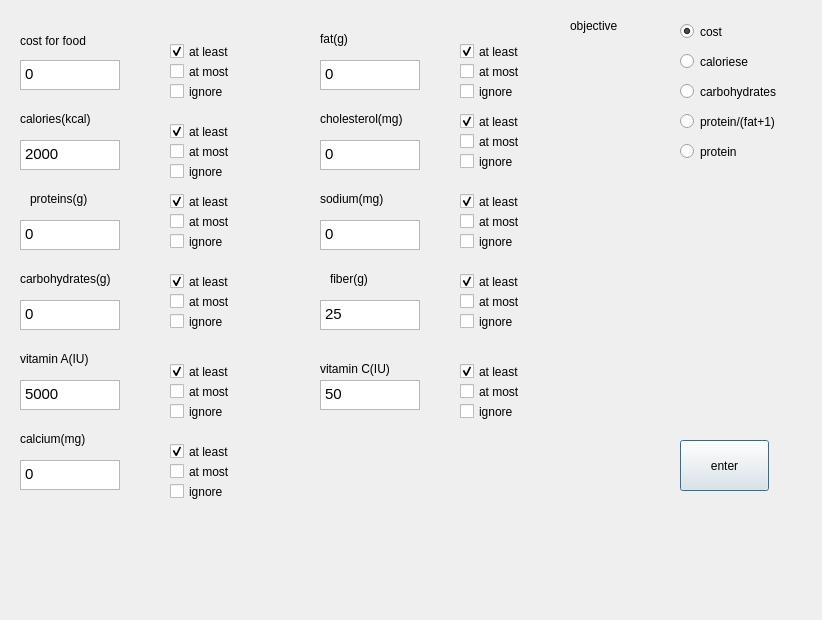
<?xml version="1.0" encoding="UTF-8"?>
<ui version="4.0">
 <class>DietdisPlay</class>
 <widget class="QDialog" name="DietdisPlay">
  <property name="geometry">
   <rect>
    <x>0</x>
    <y>0</y>
    <width>822</width>
    <height>620</height>
   </rect>
  </property>
  <property name="windowTitle">
   <string>Dialog</string>
  </property>
  <widget class="QCheckBox" name="checkBox_25">
   <property name="geometry">
    <rect>
     <x>460</x>
     <y>270</y>
     <width>92</width>
     <height>23</height>
    </rect>
   </property>
   <property name="text">
    <string>at least</string>
   </property>
   <property name="checked">
    <bool>true</bool>
   </property>
  </widget>
  <widget class="QCheckBox" name="checkBox_22">
   <property name="geometry">
    <rect>
     <x>170</x>
     <y>310</y>
     <width>92</width>
     <height>23</height>
    </rect>
   </property>
   <property name="text">
    <string>ignore</string>
   </property>
   <property name="checked">
    <bool>false</bool>
   </property>
  </widget>
  <widget class="QCheckBox" name="checkBox_30">
   <property name="geometry">
    <rect>
     <x>460</x>
     <y>380</y>
     <width>92</width>
     <height>23</height>
    </rect>
   </property>
   <property name="text">
    <string>at most</string>
   </property>
  </widget>
  <widget class="QTextEdit" name="textEditvitC">
   <property name="geometry">
    <rect>
     <x>320</x>
     <y>380</y>
     <width>100</width>
     <height>30</height>
    </rect>
   </property>
   <property name="html">
    <string>&lt;!DOCTYPE HTML PUBLIC &quot;-//W3C//DTD HTML 4.0//EN&quot; &quot;http://www.w3.org/TR/REC-html40/strict.dtd&quot;&gt;
&lt;html&gt;&lt;head&gt;&lt;meta name=&quot;qrichtext&quot; content=&quot;1&quot; /&gt;&lt;style type=&quot;text/css&quot;&gt;
p, li { white-space: pre-wrap; }
&lt;/style&gt;&lt;/head&gt;&lt;body style=&quot; font-family:'Ubuntu'; font-size:11pt; font-weight:400; font-style:normal;&quot;&gt;
&lt;p style=&quot; margin-top:0px; margin-bottom:0px; margin-left:0px; margin-right:0px; -qt-block-indent:0; text-indent:0px;&quot;&gt;50&lt;/p&gt;&lt;/body&gt;&lt;/html&gt;</string>
   </property>
  </widget>
  <widget class="QCheckBox" name="checkBox_32">
   <property name="geometry">
    <rect>
     <x>170</x>
     <y>380</y>
     <width>92</width>
     <height>23</height>
    </rect>
   </property>
   <property name="text">
    <string>at most</string>
   </property>
  </widget>
  <widget class="QCheckBox" name="checkBox_39">
   <property name="geometry">
    <rect>
     <x>170</x>
     <y>440</y>
     <width>92</width>
     <height>23</height>
    </rect>
   </property>
   <property name="text">
    <string>at least</string>
   </property>
   <property name="checked">
    <bool>true</bool>
   </property>
  </widget>
  <widget class="QLabel" name="labelvitA">
   <property name="geometry">
    <rect>
     <x>20</x>
     <y>350</y>
     <width>100</width>
     <height>17</height>
    </rect>
   </property>
   <property name="text">
    <string>vitamin A(IU)</string>
   </property>
  </widget>
  <widget class="QTextEdit" name="textEditfat">
   <property name="geometry">
    <rect>
     <x>320</x>
     <y>60</y>
     <width>100</width>
     <height>30</height>
    </rect>
   </property>
   <property name="html">
    <string>&lt;!DOCTYPE HTML PUBLIC &quot;-//W3C//DTD HTML 4.0//EN&quot; &quot;http://www.w3.org/TR/REC-html40/strict.dtd&quot;&gt;
&lt;html&gt;&lt;head&gt;&lt;meta name=&quot;qrichtext&quot; content=&quot;1&quot; /&gt;&lt;style type=&quot;text/css&quot;&gt;
p, li { white-space: pre-wrap; }
&lt;/style&gt;&lt;/head&gt;&lt;body style=&quot; font-family:'Ubuntu'; font-size:11pt; font-weight:400; font-style:normal;&quot;&gt;
&lt;p style=&quot; margin-top:0px; margin-bottom:0px; margin-left:0px; margin-right:0px; -qt-block-indent:0; text-indent:0px;&quot;&gt;0&lt;/p&gt;&lt;/body&gt;&lt;/html&gt;</string>
   </property>
  </widget>
  <widget class="QCheckBox" name="checkBox_28">
   <property name="geometry">
    <rect>
     <x>170</x>
     <y>400</y>
     <width>92</width>
     <height>23</height>
    </rect>
   </property>
   <property name="text">
    <string>ignore</string>
   </property>
   <property name="checked">
    <bool>false</bool>
   </property>
  </widget>
  <widget class="QTextEdit" name="textEditcar">
   <property name="geometry">
    <rect>
     <x>20</x>
     <y>300</y>
     <width>100</width>
     <height>30</height>
    </rect>
   </property>
   <property name="html">
    <string>&lt;!DOCTYPE HTML PUBLIC &quot;-//W3C//DTD HTML 4.0//EN&quot; &quot;http://www.w3.org/TR/REC-html40/strict.dtd&quot;&gt;
&lt;html&gt;&lt;head&gt;&lt;meta name=&quot;qrichtext&quot; content=&quot;1&quot; /&gt;&lt;style type=&quot;text/css&quot;&gt;
p, li { white-space: pre-wrap; }
&lt;/style&gt;&lt;/head&gt;&lt;body style=&quot; font-family:'Ubuntu'; font-size:11pt; font-weight:400; font-style:normal;&quot;&gt;
&lt;p style=&quot; margin-top:0px; margin-bottom:0px; margin-left:0px; margin-right:0px; -qt-block-indent:0; text-indent:0px;&quot;&gt;0&lt;/p&gt;&lt;/body&gt;&lt;/html&gt;</string>
   </property>
  </widget>
  <widget class="QTextEdit" name="textEditcost">
   <property name="geometry">
    <rect>
     <x>20</x>
     <y>60</y>
     <width>100</width>
     <height>30</height>
    </rect>
   </property>
   <property name="html">
    <string>&lt;!DOCTYPE HTML PUBLIC &quot;-//W3C//DTD HTML 4.0//EN&quot; &quot;http://www.w3.org/TR/REC-html40/strict.dtd&quot;&gt;
&lt;html&gt;&lt;head&gt;&lt;meta name=&quot;qrichtext&quot; content=&quot;1&quot; /&gt;&lt;style type=&quot;text/css&quot;&gt;
p, li { white-space: pre-wrap; }
&lt;/style&gt;&lt;/head&gt;&lt;body style=&quot; font-family:'Ubuntu'; font-size:11pt; font-weight:400; font-style:normal;&quot;&gt;
&lt;p style=&quot; margin-top:0px; margin-bottom:0px; margin-left:0px; margin-right:0px; -qt-block-indent:0; text-indent:0px;&quot;&gt;0&lt;/p&gt;&lt;/body&gt;&lt;/html&gt;</string>
   </property>
  </widget>
  <widget class="QLabel" name="labelfib">
   <property name="geometry">
    <rect>
     <x>330</x>
     <y>270</y>
     <width>100</width>
     <height>17</height>
    </rect>
   </property>
   <property name="text">
    <string>fiber(g)</string>
   </property>
  </widget>
  <widget class="QLabel" name="labelfat">
   <property name="geometry">
    <rect>
     <x>320</x>
     <y>30</y>
     <width>100</width>
     <height>17</height>
    </rect>
   </property>
   <property name="text">
    <string>fat(g)</string>
   </property>
  </widget>
  <widget class="QCheckBox" name="checkBox_18">
   <property name="geometry">
    <rect>
     <x>460</x>
     <y>110</y>
     <width>92</width>
     <height>23</height>
    </rect>
   </property>
   <property name="text">
    <string>at least</string>
   </property>
   <property name="checked">
    <bool>true</bool>
   </property>
  </widget>
  <widget class="QLabel" name="labelpro">
   <property name="geometry">
    <rect>
     <x>30</x>
     <y>190</y>
     <width>100</width>
     <height>17</height>
    </rect>
   </property>
   <property name="text">
    <string>proteins(g)</string>
   </property>
  </widget>
  <widget class="QCheckBox" name="checkBox_7">
   <property name="geometry">
    <rect>
     <x>170</x>
     <y>140</y>
     <width>92</width>
     <height>23</height>
    </rect>
   </property>
   <property name="text">
    <string>at most</string>
   </property>
  </widget>
  <widget class="QCheckBox" name="checkBox_20">
   <property name="geometry">
    <rect>
     <x>460</x>
     <y>210</y>
     <width>92</width>
     <height>23</height>
    </rect>
   </property>
   <property name="text">
    <string>at most</string>
   </property>
  </widget>
  <widget class="QLabel" name="labelvitC">
   <property name="geometry">
    <rect>
     <x>320</x>
     <y>360</y>
     <width>100</width>
     <height>17</height>
    </rect>
   </property>
   <property name="text">
    <string>vitamin C(IU)</string>
   </property>
  </widget>
  <widget class="QCheckBox" name="checkBox_19">
   <property name="geometry">
    <rect>
     <x>460</x>
     <y>230</y>
     <width>92</width>
     <height>23</height>
    </rect>
   </property>
   <property name="text">
    <string>ignore</string>
   </property>
   <property name="checked">
    <bool>false</bool>
   </property>
  </widget>
  <widget class="QTextEdit" name="textEditcho">
   <property name="geometry">
    <rect>
     <x>320</x>
     <y>140</y>
     <width>100</width>
     <height>30</height>
    </rect>
   </property>
   <property name="html">
    <string>&lt;!DOCTYPE HTML PUBLIC &quot;-//W3C//DTD HTML 4.0//EN&quot; &quot;http://www.w3.org/TR/REC-html40/strict.dtd&quot;&gt;
&lt;html&gt;&lt;head&gt;&lt;meta name=&quot;qrichtext&quot; content=&quot;1&quot; /&gt;&lt;style type=&quot;text/css&quot;&gt;
p, li { white-space: pre-wrap; }
&lt;/style&gt;&lt;/head&gt;&lt;body style=&quot; font-family:'Ubuntu'; font-size:11pt; font-weight:400; font-style:normal;&quot;&gt;
&lt;p style=&quot; margin-top:0px; margin-bottom:0px; margin-left:0px; margin-right:0px; -qt-block-indent:0; text-indent:0px;&quot;&gt;0&lt;/p&gt;&lt;/body&gt;&lt;/html&gt;</string>
   </property>
  </widget>
  <widget class="QCheckBox" name="checkBox_14">
   <property name="geometry">
    <rect>
     <x>460</x>
     <y>60</y>
     <width>92</width>
     <height>23</height>
    </rect>
   </property>
   <property name="text">
    <string>at most</string>
   </property>
  </widget>
  <widget class="QTextEdit" name="textEditfib">
   <property name="geometry">
    <rect>
     <x>320</x>
     <y>300</y>
     <width>100</width>
     <height>30</height>
    </rect>
   </property>
   <property name="html">
    <string>&lt;!DOCTYPE HTML PUBLIC &quot;-//W3C//DTD HTML 4.0//EN&quot; &quot;http://www.w3.org/TR/REC-html40/strict.dtd&quot;&gt;
&lt;html&gt;&lt;head&gt;&lt;meta name=&quot;qrichtext&quot; content=&quot;1&quot; /&gt;&lt;style type=&quot;text/css&quot;&gt;
p, li { white-space: pre-wrap; }
&lt;/style&gt;&lt;/head&gt;&lt;body style=&quot; font-family:'Ubuntu'; font-size:11pt; font-weight:400; font-style:normal;&quot;&gt;
&lt;p style=&quot; margin-top:0px; margin-bottom:0px; margin-left:0px; margin-right:0px; -qt-block-indent:0; text-indent:0px;&quot;&gt;25&lt;/p&gt;&lt;/body&gt;&lt;/html&gt;</string>
   </property>
  </widget>
  <widget class="QLabel" name="labelcho">
   <property name="geometry">
    <rect>
     <x>320</x>
     <y>110</y>
     <width>121</width>
     <height>17</height>
    </rect>
   </property>
   <property name="text">
    <string>cholesterol(mg)</string>
   </property>
  </widget>
  <widget class="QCheckBox" name="checkBox_8">
   <property name="geometry">
    <rect>
     <x>170</x>
     <y>120</y>
     <width>92</width>
     <height>23</height>
    </rect>
   </property>
   <property name="text">
    <string>at least</string>
   </property>
   <property name="checked">
    <bool>true</bool>
   </property>
  </widget>
  <widget class="QCheckBox" name="checkBox_24">
   <property name="geometry">
    <rect>
     <x>460</x>
     <y>290</y>
     <width>92</width>
     <height>23</height>
    </rect>
   </property>
   <property name="text">
    <string>at most</string>
   </property>
  </widget>
  <widget class="QCheckBox" name="checkBox_29">
   <property name="geometry">
    <rect>
     <x>460</x>
     <y>400</y>
     <width>92</width>
     <height>23</height>
    </rect>
   </property>
   <property name="text">
    <string>ignore</string>
   </property>
   <property name="checked">
    <bool>false</bool>
   </property>
  </widget>
  <widget class="QTextEdit" name="textEditcal">
   <property name="geometry">
    <rect>
     <x>20</x>
     <y>140</y>
     <width>100</width>
     <height>30</height>
    </rect>
   </property>
   <property name="html">
    <string>&lt;!DOCTYPE HTML PUBLIC &quot;-//W3C//DTD HTML 4.0//EN&quot; &quot;http://www.w3.org/TR/REC-html40/strict.dtd&quot;&gt;
&lt;html&gt;&lt;head&gt;&lt;meta name=&quot;qrichtext&quot; content=&quot;1&quot; /&gt;&lt;style type=&quot;text/css&quot;&gt;
p, li { white-space: pre-wrap; }
&lt;/style&gt;&lt;/head&gt;&lt;body style=&quot; font-family:'Ubuntu'; font-size:11pt; font-weight:400; font-style:normal;&quot;&gt;
&lt;p style=&quot; margin-top:0px; margin-bottom:0px; margin-left:0px; margin-right:0px; -qt-block-indent:0; text-indent:0px;&quot;&gt;2000&lt;/p&gt;&lt;/body&gt;&lt;/html&gt;</string>
   </property>
  </widget>
  <widget class="QTextEdit" name="textEditpro">
   <property name="geometry">
    <rect>
     <x>20</x>
     <y>220</y>
     <width>100</width>
     <height>30</height>
    </rect>
   </property>
   <property name="html">
    <string>&lt;!DOCTYPE HTML PUBLIC &quot;-//W3C//DTD HTML 4.0//EN&quot; &quot;http://www.w3.org/TR/REC-html40/strict.dtd&quot;&gt;
&lt;html&gt;&lt;head&gt;&lt;meta name=&quot;qrichtext&quot; content=&quot;1&quot; /&gt;&lt;style type=&quot;text/css&quot;&gt;
p, li { white-space: pre-wrap; }
&lt;/style&gt;&lt;/head&gt;&lt;body style=&quot; font-family:'Ubuntu'; font-size:11pt; font-weight:400; font-style:normal;&quot;&gt;
&lt;p style=&quot; margin-top:0px; margin-bottom:0px; margin-left:0px; margin-right:0px; -qt-block-indent:0; text-indent:0px;&quot;&gt;0&lt;/p&gt;&lt;/body&gt;&lt;/html&gt;</string>
   </property>
  </widget>
  <widget class="QCheckBox" name="checkBox_6">
   <property name="geometry">
    <rect>
     <x>170</x>
     <y>80</y>
     <width>92</width>
     <height>23</height>
    </rect>
   </property>
   <property name="text">
    <string>ignore</string>
   </property>
   <property name="checked">
    <bool>false</bool>
   </property>
  </widget>
  <widget class="QLabel" name="labelna">
   <property name="geometry">
    <rect>
     <x>320</x>
     <y>190</y>
     <width>100</width>
     <height>17</height>
    </rect>
   </property>
   <property name="text">
    <string>sodium(mg)</string>
   </property>
  </widget>
  <widget class="QCheckBox" name="checkBox_27">
   <property name="geometry">
    <rect>
     <x>170</x>
     <y>270</y>
     <width>92</width>
     <height>23</height>
    </rect>
   </property>
   <property name="text">
    <string>at least</string>
   </property>
   <property name="checked">
    <bool>true</bool>
   </property>
  </widget>
  <widget class="QCheckBox" name="checkBox_12">
   <property name="geometry">
    <rect>
     <x>170</x>
     <y>230</y>
     <width>92</width>
     <height>23</height>
    </rect>
   </property>
   <property name="text">
    <string>ignore</string>
   </property>
   <property name="checked">
    <bool>false</bool>
   </property>
  </widget>
  <widget class="QCheckBox" name="checkBox_34">
   <property name="geometry">
    <rect>
     <x>170</x>
     <y>480</y>
     <width>92</width>
     <height>23</height>
    </rect>
   </property>
   <property name="text">
    <string>ignore</string>
   </property>
   <property name="checked">
    <bool>false</bool>
   </property>
  </widget>
  <widget class="QCheckBox" name="checkBox_10">
   <property name="geometry">
    <rect>
     <x>170</x>
     <y>210</y>
     <width>92</width>
     <height>23</height>
    </rect>
   </property>
   <property name="text">
    <string>at most</string>
   </property>
  </widget>
  <widget class="QCheckBox" name="checkBox_16">
   <property name="geometry">
    <rect>
     <x>460</x>
     <y>150</y>
     <width>92</width>
     <height>23</height>
    </rect>
   </property>
   <property name="text">
    <string>ignore</string>
   </property>
   <property name="checked">
    <bool>false</bool>
   </property>
  </widget>
  <widget class="QCheckBox" name="checkBox_13">
   <property name="geometry">
    <rect>
     <x>460</x>
     <y>80</y>
     <width>92</width>
     <height>23</height>
    </rect>
   </property>
   <property name="text">
    <string>ignore</string>
   </property>
   <property name="checked">
    <bool>false</bool>
   </property>
  </widget>
  <widget class="QLabel" name="labelcost">
   <property name="geometry">
    <rect>
     <x>20</x>
     <y>30</y>
     <width>101</width>
     <height>21</height>
    </rect>
   </property>
   <property name="text">
    <string>cost for food</string>
   </property>
  </widget>
  <widget class="QCheckBox" name="checkBox_21">
   <property name="geometry">
    <rect>
     <x>460</x>
     <y>190</y>
     <width>92</width>
     <height>23</height>
    </rect>
   </property>
   <property name="text">
    <string>at least</string>
   </property>
   <property name="checked">
    <bool>true</bool>
   </property>
  </widget>
  <widget class="QTextEdit" name="textEditvitA">
   <property name="geometry">
    <rect>
     <x>20</x>
     <y>380</y>
     <width>100</width>
     <height>30</height>
    </rect>
   </property>
   <property name="html">
    <string>&lt;!DOCTYPE HTML PUBLIC &quot;-//W3C//DTD HTML 4.0//EN&quot; &quot;http://www.w3.org/TR/REC-html40/strict.dtd&quot;&gt;
&lt;html&gt;&lt;head&gt;&lt;meta name=&quot;qrichtext&quot; content=&quot;1&quot; /&gt;&lt;style type=&quot;text/css&quot;&gt;
p, li { white-space: pre-wrap; }
&lt;/style&gt;&lt;/head&gt;&lt;body style=&quot; font-family:'Ubuntu'; font-size:11pt; font-weight:400; font-style:normal;&quot;&gt;
&lt;p style=&quot; margin-top:0px; margin-bottom:0px; margin-left:0px; margin-right:0px; -qt-block-indent:0; text-indent:0px;&quot;&gt;5000&lt;/p&gt;&lt;/body&gt;&lt;/html&gt;</string>
   </property>
  </widget>
  <widget class="QCheckBox" name="checkBox_15">
   <property name="geometry">
    <rect>
     <x>460</x>
     <y>40</y>
     <width>92</width>
     <height>23</height>
    </rect>
   </property>
   <property name="text">
    <string>at least</string>
   </property>
   <property name="checked">
    <bool>true</bool>
   </property>
  </widget>
  <widget class="QCheckBox" name="checkBox_4">
   <property name="geometry">
    <rect>
     <x>170</x>
     <y>60</y>
     <width>92</width>
     <height>23</height>
    </rect>
   </property>
   <property name="text">
    <string>at most</string>
   </property>
  </widget>
  <widget class="QCheckBox" name="checkBox_38">
   <property name="geometry">
    <rect>
     <x>170</x>
     <y>460</y>
     <width>92</width>
     <height>23</height>
    </rect>
   </property>
   <property name="text">
    <string>at most</string>
   </property>
  </widget>
  <widget class="QTextEdit" name="textEditca">
   <property name="geometry">
    <rect>
     <x>20</x>
     <y>460</y>
     <width>100</width>
     <height>30</height>
    </rect>
   </property>
   <property name="html">
    <string>&lt;!DOCTYPE HTML PUBLIC &quot;-//W3C//DTD HTML 4.0//EN&quot; &quot;http://www.w3.org/TR/REC-html40/strict.dtd&quot;&gt;
&lt;html&gt;&lt;head&gt;&lt;meta name=&quot;qrichtext&quot; content=&quot;1&quot; /&gt;&lt;style type=&quot;text/css&quot;&gt;
p, li { white-space: pre-wrap; }
&lt;/style&gt;&lt;/head&gt;&lt;body style=&quot; font-family:'Ubuntu'; font-size:11pt; font-weight:400; font-style:normal;&quot;&gt;
&lt;p style=&quot; margin-top:0px; margin-bottom:0px; margin-left:0px; margin-right:0px; -qt-block-indent:0; text-indent:0px;&quot;&gt;0&lt;/p&gt;&lt;/body&gt;&lt;/html&gt;</string>
   </property>
  </widget>
  <widget class="QTextEdit" name="textEditna">
   <property name="geometry">
    <rect>
     <x>320</x>
     <y>220</y>
     <width>100</width>
     <height>30</height>
    </rect>
   </property>
   <property name="html">
    <string>&lt;!DOCTYPE HTML PUBLIC &quot;-//W3C//DTD HTML 4.0//EN&quot; &quot;http://www.w3.org/TR/REC-html40/strict.dtd&quot;&gt;
&lt;html&gt;&lt;head&gt;&lt;meta name=&quot;qrichtext&quot; content=&quot;1&quot; /&gt;&lt;style type=&quot;text/css&quot;&gt;
p, li { white-space: pre-wrap; }
&lt;/style&gt;&lt;/head&gt;&lt;body style=&quot; font-family:'Ubuntu'; font-size:11pt; font-weight:400; font-style:normal;&quot;&gt;
&lt;p style=&quot; margin-top:0px; margin-bottom:0px; margin-left:0px; margin-right:0px; -qt-block-indent:0; text-indent:0px;&quot;&gt;0&lt;/p&gt;&lt;/body&gt;&lt;/html&gt;</string>
   </property>
  </widget>
  <widget class="QLabel" name="labelcar">
   <property name="geometry">
    <rect>
     <x>20</x>
     <y>270</y>
     <width>121</width>
     <height>17</height>
    </rect>
   </property>
   <property name="text">
    <string>carbohydrates(g)</string>
   </property>
  </widget>
  <widget class="QLabel" name="labelca">
   <property name="geometry">
    <rect>
     <x>20</x>
     <y>430</y>
     <width>100</width>
     <height>17</height>
    </rect>
   </property>
   <property name="text">
    <string>calcium(mg)</string>
   </property>
  </widget>
  <widget class="QCheckBox" name="checkBox_5">
   <property name="geometry">
    <rect>
     <x>170</x>
     <y>40</y>
     <width>92</width>
     <height>23</height>
    </rect>
   </property>
   <property name="text">
    <string>at least</string>
   </property>
   <property name="checked">
    <bool>true</bool>
   </property>
  </widget>
  <widget class="QCheckBox" name="checkBox_33">
   <property name="geometry">
    <rect>
     <x>170</x>
     <y>360</y>
     <width>92</width>
     <height>23</height>
    </rect>
   </property>
   <property name="text">
    <string>at least</string>
   </property>
   <property name="checked">
    <bool>true</bool>
   </property>
  </widget>
  <widget class="QLabel" name="labelcal">
   <property name="geometry">
    <rect>
     <x>20</x>
     <y>110</y>
     <width>100</width>
     <height>17</height>
    </rect>
   </property>
   <property name="text">
    <string>calories(kcal)</string>
   </property>
  </widget>
  <widget class="QCheckBox" name="checkBox_23">
   <property name="geometry">
    <rect>
     <x>460</x>
     <y>310</y>
     <width>92</width>
     <height>23</height>
    </rect>
   </property>
   <property name="text">
    <string>ignore</string>
   </property>
   <property name="checked">
    <bool>false</bool>
   </property>
  </widget>
  <widget class="QCheckBox" name="checkBox_17">
   <property name="geometry">
    <rect>
     <x>460</x>
     <y>130</y>
     <width>92</width>
     <height>23</height>
    </rect>
   </property>
   <property name="text">
    <string>at most</string>
   </property>
  </widget>
  <widget class="QCheckBox" name="checkBox_9">
   <property name="geometry">
    <rect>
     <x>170</x>
     <y>160</y>
     <width>92</width>
     <height>23</height>
    </rect>
   </property>
   <property name="text">
    <string>ignore</string>
   </property>
   <property name="checked">
    <bool>false</bool>
   </property>
  </widget>
  <widget class="QCheckBox" name="checkBox_11">
   <property name="geometry">
    <rect>
     <x>170</x>
     <y>190</y>
     <width>92</width>
     <height>23</height>
    </rect>
   </property>
   <property name="text">
    <string>at least</string>
   </property>
   <property name="checked">
    <bool>true</bool>
   </property>
  </widget>
  <widget class="QCheckBox" name="checkBox_26">
   <property name="geometry">
    <rect>
     <x>170</x>
     <y>290</y>
     <width>92</width>
     <height>23</height>
    </rect>
   </property>
   <property name="text">
    <string>at most</string>
   </property>
  </widget>
  <widget class="QRadioButton" name="radioButton_9">
   <property name="geometry">
    <rect>
     <x>680</x>
     <y>140</y>
     <width>112</width>
     <height>23</height>
    </rect>
   </property>
   <property name="text">
    <string>protein</string>
   </property>
  </widget>
  <widget class="QRadioButton" name="radioButton_3">
   <property name="geometry">
    <rect>
     <x>680</x>
     <y>80</y>
     <width>112</width>
     <height>23</height>
    </rect>
   </property>
   <property name="text">
    <string>carbohydrates</string>
   </property>
  </widget>
  <widget class="QRadioButton" name="radioButton_4">
   <property name="geometry">
    <rect>
     <x>680</x>
     <y>110</y>
     <width>131</width>
     <height>23</height>
    </rect>
   </property>
   <property name="text">
    <string>protein/(fat+1)</string>
   </property>
  </widget>
  <widget class="QRadioButton" name="radioButton_1">
   <property name="geometry">
    <rect>
     <x>680</x>
     <y>20</y>
     <width>112</width>
     <height>23</height>
    </rect>
   </property>
   <property name="text">
    <string>cost</string>
   </property>
   <property name="checked">
    <bool>true</bool>
   </property>
  </widget>
  <widget class="QRadioButton" name="radioButton_2">
   <property name="geometry">
    <rect>
     <x>680</x>
     <y>50</y>
     <width>112</width>
     <height>23</height>
    </rect>
   </property>
   <property name="text">
    <string>caloriese</string>
   </property>
  </widget>
  <widget class="QLabel" name="label_5">
   <property name="geometry">
    <rect>
     <x>570</x>
     <y>10</y>
     <width>101</width>
     <height>31</height>
    </rect>
   </property>
   <property name="text">
    <string>objective</string>
   </property>
  </widget>
  <widget class="QPushButton" name="pushButton">
   <property name="geometry">
    <rect>
     <x>680</x>
     <y>440</y>
     <width>89</width>
     <height>51</height>
    </rect>
   </property>
   <property name="text">
    <string>enter</string>
   </property>
  </widget>
  <widget class="QCheckBox" name="checkBox_31">
   <property name="geometry">
    <rect>
     <x>460</x>
     <y>360</y>
     <width>92</width>
     <height>23</height>
    </rect>
   </property>
   <property name="text">
    <string>at least</string>
   </property>
   <property name="checked">
    <bool>true</bool>
   </property>
  </widget>
 </widget>
 <resources/>
 <connections/>
</ui>
